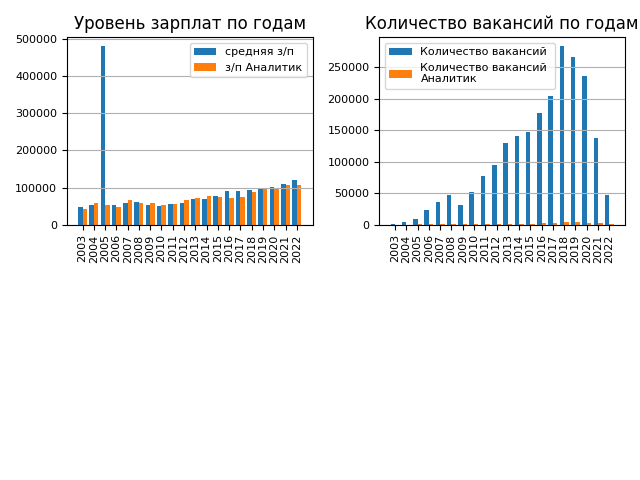

Write Python code to recreate this figure.
import math
from statistics import mean
import openpyxl
from openpyxl.styles import Font, Border, Side
import matplotlib.pyplot as plt
import numpy as np
from matplotlib import ticker
import pdfkit
from jinja2 import Environment, FileSystemLoader
import pandas as pd
from concurrent import futures

df_currency_from_api = pd.read_csv("3.3.1.csv")


def multiprocessing(args):
    vacancy, year = args[0], args[1]
    process_df = pd.read_csv(f'csv_files\\part_{year}.csv')
    process_df["salary"] = process_df.apply(
        lambda row: set_salary_with_cur(row["salary_from"], row["salary_to"], row["salary_currency"],
                                        row["published_at"][:7].split("-")), axis=1)
    process_df = process_df[process_df["salary"].notnull()]
    process_df_df_vac = process_df[process_df["name"].str.contains(vacancy)]

    salaries_year = {year: []}
    vacancies_year = {year: 0}
    vacancy_salaries = {year: []}
    vacancies_count = {year: 0}

    salaries_year[year] = int(process_df['salary'].mean())
    vacancies_year[year] = len(process_df)
    vacancy_salaries[year] = int(process_df_df_vac['salary'].mean())
    vacancies_count[year] = len(process_df_df_vac)

    return_list = [salaries_year, vacancies_year, vacancy_salaries, vacancies_count]
    return return_list


def set_salary_with_cur(salary_from, salary_to, currency, published_at):
    published_at = published_at[1] + "/" + published_at[0]
    currency_value = 0

    if currency != "RUR" and (currency == currency):
        if currency in ["BYN", "BYR", "EUR", "KZT", "UAH", "USD"]:
            currency = "BYR" if currency == "BYN" else currency
            df_currency_from_api_row = df_currency_from_api.loc[df_currency_from_api["date"] == published_at]
            currency_value = df_currency_from_api_row[currency].values[0]
    elif currency == "RUR":
        currency_value = 1

    return check_conditions(salary_from, salary_to, currency_value)


def check_conditions(salary_from, salary_to, currency_value):
    from_nan = math.isnan(salary_from)
    to_nan = math.isnan(salary_to)

    if from_nan and not to_nan:
        return salary_to * currency_value
    elif not from_nan and to_nan:
        return salary_from * currency_value
    elif not from_nan and not to_nan:
        return mean([salary_from, salary_to]) * currency_value


if __name__ == "__main__":
    class Report:
        def __init__(self, vacancy, list_by_year):
            self.generate_image(vacancy, list_by_year)
            self.generate_pdf(vacancy, list_by_year)

        @staticmethod
        def generate_pdf(vacancy, list_by_year):
            env = Environment(loader=FileSystemLoader('./templates'))
            template = env.get_template("task_3_4_2.html")

            pdf_template = template.render(
                {'name': vacancy, 'list_by_year': list_by_year})

            options = {'enable-local-file-access': None}
            config = pdfkit.configuration(wkhtmltopdf=r'C:\Program Files (x86)\wkhtmltopdf\bin\wkhtmltopdf.exe')
            pdfkit.from_string(pdf_template, '3.4.2.pdf', configuration=config, options=options)

        @staticmethod
        def generate_image(vacancy, list_by_year):
            x_nums = np.arange(len(list_by_year[0].keys()))
            width = 0.4
            x_place1 = x_nums - width / 2
            x_place2 = x_nums + width / 2
            fig = plt.figure()

            ax = fig.add_subplot(221)
            ax.set_title("Уровень зарплат по годам")
            ax.bar(x_place1, list_by_year[0].values(), width, label="средняя з/п")
            ax.bar(x_place2, list_by_year[1].values(), width, label=f"з/п {vacancy}")
            ax.legend(fontsize=8)
            ax.set_xticks(x_nums, list_by_year[0].keys(), rotation="vertical")
            ax.tick_params(axis="both", labelsize=8)
            ax.grid(True, axis="y")

            ax = fig.add_subplot(222)
            ax.set_title("Количество вакансий по годам")
            ax.bar(x_place1, list_by_year[2].values(), width, label="Количество вакансий")
            ax.bar(x_place2, list_by_year[3].values(), width, label=f"Количество вакансий \n{vacancy}")
            ax.tick_params(axis="both", labelsize=8)
            ax.set_xticks(x_nums, list_by_year[2].keys(), rotation="vertical")
            ax.legend(fontsize=8)
            ax.grid(True, axis="y")

            plt.tight_layout()
            plt.savefig("3.4.2.png")


    class MakeChunks:
        def __init__(self):
            self.file = input("Введите название файла: ")
            self.vacancy = input("Введите название профессии: ")
            self.dataframe = pd.read_csv(self.file)

            self.dataframe["years"] = self.dataframe["published_at"].apply(
                lambda date: int(".".join(date[:4].split("-"))))
            self.years = self.dataframe["years"].unique()

            for year in self.years:
                data_to_insert = self.dataframe[self.dataframe["years"] == year]
                data_to_insert[["name", "salary_from", "salary_to",
                                "salary_currency", "area_name",
                                "published_at"]].to_csv(f"csv_files\\part_{year}.csv", index=False)


    def sort_dict(dict_to_sort, key):
        if key == "По ключу":
            sorted_dict = {}
            for key in sorted(dict_to_sort):
                sorted_dict[key] = dict_to_sort[key]
            return sorted_dict
        if key == "По значению":
            sorted_tuples = sorted(dict_to_sort.items(), key=lambda item: item[1], reverse=True)[:10]
            sorted_dict = {k: v for k, v in sorted_tuples}
            return sorted_dict


    created_csv = MakeChunks()
    file_name, vacancy_name = created_csv.file, created_csv.vacancy
    df = created_csv.dataframe
    years = created_csv.years
    salaries_year, vacancies_year, vacancy_salary, vacancy_count = {}, {}, {}, {}

    df["salary"] = df.apply(
        lambda row: set_salary_with_cur(row["salary_from"], row["salary_to"], row["salary_currency"],
                                        row["published_at"][:7].split("-")), axis=1)
    df = df[df["salary"].notnull()]

    with futures.ProcessPoolExecutor() as executor:
        all_processes = []
        for year in years:
            args = (vacancy_name, year)
            returned_list = executor.submit(multiprocessing, args).result()
            salaries_year.update(returned_list[0])
            vacancies_year.update(returned_list[1])
            vacancy_salary.update(returned_list[2])
            vacancy_count.update(returned_list[3])

    print("Динамика уровня зарплат по годам:", sort_dict(salaries_year, "По ключу"))
    print("Динамика количества вакансий по годам:", sort_dict(vacancies_year, "По ключу"))
    print("Динамика уровня зарплат по годам для выбранной профессии:", sort_dict(vacancy_salary, "По ключу"))
    print("Динамика количества вакансий по годам для выбранной профессии:", sort_dict(vacancy_count, "По ключу"))

    dicts_by_year = [sort_dict(salaries_year, "По ключу"), sort_dict(vacancy_salary, "По ключу"),
                     sort_dict(vacancies_year, "По ключу"), sort_dict(vacancy_count, "По ключу")]
    report = Report(vacancy_name, dicts_by_year)